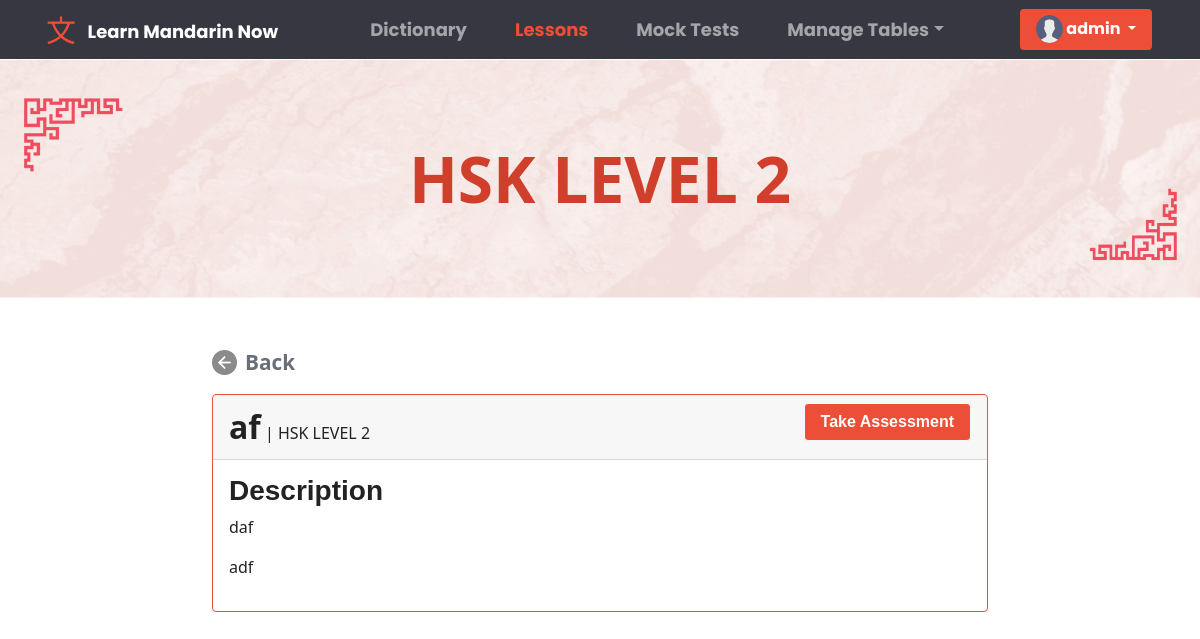
Page /lessons/3/ (signed in) on the committed database.
### base/models.py (models this page shows, shortened)
class User(AbstractUser):
    fname = models.CharField(max_length=200, null=True)
    lname = models.CharField(max_length=200, null=True)
    email = models.EmailField(unique = True, null=True)
    bio = models.TextField(null=True)
    avatar = models.ImageField(null=True, default="avatar.svg")
    REQUIRED_FIELDS = []
    class Meta:
        ordering = ['username']

class Lesson(models.Model):
    title = models.CharField(max_length=200, null=True)
    description = models.TextField(null=True, blank=True)
    hsklevel = models.ForeignKey(HskLevel, on_delete=models.SET_NULL, null=True, verbose_name = "HSK Level")
    content = models.TextField(null=True, blank=True)
    is_publish = models.BooleanField(default=False, verbose_name="Publish")
    updated = models.DateTimeField(auto_now=True)
    created = models.DateTimeField(auto_now_add=True)
    class Meta:
        ordering = ['-updated', '-created']

class HskLevel(models.Model):
    level = models.CharField(max_length=200)
    def __str__(self):
        return self.level
    class Meta:
        ordering = ['level']

### base/views.py (the view, shortened to what this page needs)
# urls.py: path('lessons/<str:pk>/', views.LessonsDetails, name = 'lessons-details'),
@login_required(login_url='anonymous')
def LessonsDetails(request, pk):
    lesson = Lesson.objects.get(id=pk)
    try:
        quiz = Quiz.objects.get(id=lesson.quiz.id)
    except:
        quiz = None
    context = {
    'lesson' : lesson,
    'quiz' : quiz,
    }
    return render(request, 'lesson_details.html',context)

### templates/lesson_details.html (shortened to what this page needs)
{% extends 'main.html' %} {% block content%} {% load static %}
<link rel="stylesheet" href="{% static 'css/lesson_details.css' %}">
<link rel="stylesheet" href="{% static 'css/dictionaryAdd_Edit.css' %}" />
<div class="container-fluid">
  <div class="row mb-5" id="dictionary_header1">
    <p class="lesson_Text_header">{{lesson.hsklevel}}</p>
  </div>
  <div class="row justify-content-center">
    <div class="col col-lg-8">
      <a href="{%url 'lessons'%}" id="back_btn">
        <img src="{% static 'images/back_icon.png' %}" class="navbar_mini_icon">
        Back
      </a>
      <div class="card border-primary mb-3" id="lessonBox">
        <div class="card-header">
          <strong style="font-size: xx-large">{{lesson.title}}</strong> |
          <span class="text-uppercase">{{lesson.hsklevel}}</span>
          {% if quiz is None %}
          <button style="float: right;" class="btn btn-primary border border-light rounded disabled">Assessment Not Available</button>
          {% else %}
          <button style="float: right;" class="btn btn-primary border border-light rounded" id="takeQuizBtn">Take Assessment</button>
          {% endif %}
        </div>
        <div class="card-body">
          <h3 class="card-title">Description</h3>
          <p class="card-text">{{lesson.description}}</p>
          <div class="content">{{lesson.content | safe }}</div>
        </div>
      </div>
    </div>
  </div>
</div>
{% endblock content %}

### templates/navbar.html (shortened to what this page needs)
{% load static %}
<link rel="stylesheet" href="{% static 'css/navbar.css' %}" />
<nav class="navbar navbar-expand-lg navbar-dark" id="navbar_header">
  <div class="container-fluid">
    <img src="{% static 'images/navbar_logo.png' %}" id="navbar_logo">
    <a class="navbar-brand" href="{% url 'dictionary' %}" id="logo_text">Learn Mandarin Now</a>
    <div class="collapse navbar-collapse" id="navbarColor02">
      <ul class="navbar-nav me-auto navbar_menuChouce">
        <li class="nav-item">
          <a class="nav-link navigation_choices" href="{% url 'dictionary' %}"
             id="dictionary_page">Dictionary
          </a>
        </li>
        <li class="nav-item">
          <a class="nav-link navigation_choices" href="{% url 'lessons' %}" id="lesson_page">Lessons</a>
        </li>
        <li class="nav-item">
          <a class="nav-link navigation_choices" href="{% url 'mocktest' %}" id="mocktest_page">Mock Tests</a>
        </li>
        {% if request.user.is_authenticated and request.user.is_staff %}
        <li class="nav-item dropdown">
          <a
            class="nav-link dropdown-toggle navigation_choices"
            data-bs-toggle="dropdown"
            href="#"
            role="button"
            aria-haspopup="true"
            aria-expanded="false"
             id="Manage_table">Manage Tables</a
          >
        </li>
        {% endif %}
      </ul>
      <div class="d-flex">
        {% if request.user.is_authenticated %}
        <div class="dropdown">
          <button
            class="btn btn-primary dropdown-toggle button_profile" id="test"
            type="button"
            id="dropdownMenuButton1"
            data-bs-toggle="dropdown"
            aria-expanded="false"
          >
            <img
              class="rounded-circle"
              src="{{request.user.avatar.url}}"
              alt="profile"
              style="height: 1.7rem; width: 1.7rem; margin-bottom: 1px"
            />
            {{request.user.username}}
          </button>
        </div>
        {% endif %}
      </div>
    </div>
  </div>
</nav>

### static/css/navbar.css (style rules this page uses)
#test { font-family: 'Poppins', sans-serif; }
#navbar_header { background-color: #363740; padding-right: 3%; }
.navbar_menuChouce { margin: 0% auto; }
#navbar_logo { height: 4vh; margin-right: 1%; margin-left: 3%; width: auto; }
#logo_text { font-family: 'Poppins', sans-serif; text-transform: capitalize; }
.button_profile { border: none; }
.navigation_choices { font-family: 'Poppins', sans-serif; margin: 0% 1rem; }
.navbar_mini_icon { height: 25px; width: auto; margin-right: .5rem; }

### static/css/dictionaryAdd_Edit.css (style rules this page uses)
#back_btn { text-decoration: none; color: #696F79; font-size: 1.3rem; font-weight: bold; margin: 0%; padding: 0%; display: flex; align-items: center; margin-right: 4rem; margin-bottom: 1rem; }
#dictionary_header1 { height: 30vh; margin-bottom: 2rem; display: flex; align-items: center; justify-content: center; background-image: url(../../static/images/dictionary_headerBg1.png); background-position: center; background-repeat: no-repeat; background-size: 100%; }
.lesson_Text_header { text-transform: uppercase; font-weight: bold; text-align: center; margin: 0%; font-size: 4rem; color: #D03F2B; }

### templates/main.html (style rules this page uses)
* { box-sizing: border-box; }
img { -webkit-user-drag: none; -khtml-user-drag: none; -moz-user-drag: none; -o-user-drag: none; object-fit: cover; }

### rows in the picture
User: user.avatar (placeholder picture), user.username "admin"
Lesson: hsklevel "HSK LEVEL 2", title "af", description "daf", content "adf"
